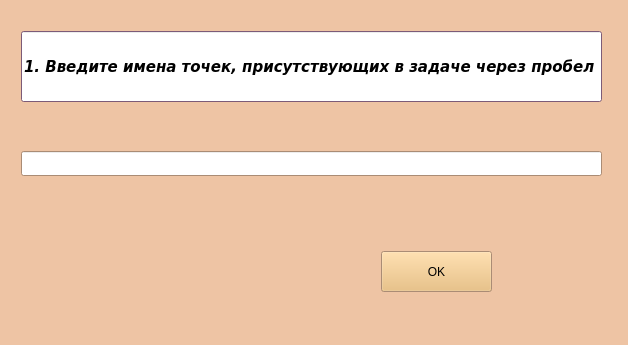
<?xml version="1.0" encoding="UTF-8"?>
<ui version="4.0">
 <class>Form</class>
 <widget class="QWidget" name="Form">
  <property name="geometry">
   <rect>
    <x>0</x>
    <y>0</y>
    <width>628</width>
    <height>345</height>
   </rect>
  </property>
  <property name="palette">
   <palette>
    <active>
     <colorrole role="WindowText">
      <brush brushstyle="SolidPattern">
       <color alpha="255">
        <red>0</red>
        <green>0</green>
        <blue>0</blue>
       </color>
      </brush>
     </colorrole>
     <colorrole role="Button">
      <brush brushstyle="SolidPattern">
       <color alpha="255">
        <red>238</red>
        <green>196</green>
        <blue>164</blue>
       </color>
      </brush>
     </colorrole>
     <colorrole role="Light">
      <brush brushstyle="SolidPattern">
       <color alpha="255">
        <red>255</red>
        <green>255</green>
        <blue>255</blue>
       </color>
      </brush>
     </colorrole>
     <colorrole role="Midlight">
      <brush brushstyle="SolidPattern">
       <color alpha="255">
        <red>246</red>
        <green>225</green>
        <blue>209</blue>
       </color>
      </brush>
     </colorrole>
     <colorrole role="Dark">
      <brush brushstyle="SolidPattern">
       <color alpha="255">
        <red>119</red>
        <green>98</green>
        <blue>82</blue>
       </color>
      </brush>
     </colorrole>
     <colorrole role="Mid">
      <brush brushstyle="SolidPattern">
       <color alpha="255">
        <red>159</red>
        <green>130</green>
        <blue>109</blue>
       </color>
      </brush>
     </colorrole>
     <colorrole role="Text">
      <brush brushstyle="SolidPattern">
       <color alpha="255">
        <red>0</red>
        <green>0</green>
        <blue>0</blue>
       </color>
      </brush>
     </colorrole>
     <colorrole role="BrightText">
      <brush brushstyle="SolidPattern">
       <color alpha="255">
        <red>255</red>
        <green>255</green>
        <blue>255</blue>
       </color>
      </brush>
     </colorrole>
     <colorrole role="ButtonText">
      <brush brushstyle="SolidPattern">
       <color alpha="255">
        <red>0</red>
        <green>0</green>
        <blue>0</blue>
       </color>
      </brush>
     </colorrole>
     <colorrole role="Base">
      <brush brushstyle="SolidPattern">
       <color alpha="255">
        <red>255</red>
        <green>255</green>
        <blue>255</blue>
       </color>
      </brush>
     </colorrole>
     <colorrole role="Window">
      <brush brushstyle="SolidPattern">
       <color alpha="255">
        <red>238</red>
        <green>196</green>
        <blue>164</blue>
       </color>
      </brush>
     </colorrole>
     <colorrole role="Shadow">
      <brush brushstyle="SolidPattern">
       <color alpha="255">
        <red>0</red>
        <green>0</green>
        <blue>0</blue>
       </color>
      </brush>
     </colorrole>
     <colorrole role="AlternateBase">
      <brush brushstyle="SolidPattern">
       <color alpha="255">
        <red>246</red>
        <green>225</green>
        <blue>209</blue>
       </color>
      </brush>
     </colorrole>
     <colorrole role="ToolTipBase">
      <brush brushstyle="SolidPattern">
       <color alpha="255">
        <red>255</red>
        <green>255</green>
        <blue>220</blue>
       </color>
      </brush>
     </colorrole>
     <colorrole role="ToolTipText">
      <brush brushstyle="SolidPattern">
       <color alpha="255">
        <red>0</red>
        <green>0</green>
        <blue>0</blue>
       </color>
      </brush>
     </colorrole>
     <colorrole role="PlaceholderText">
      <brush brushstyle="NoBrush">
       <color alpha="128">
        <red>0</red>
        <green>0</green>
        <blue>0</blue>
       </color>
      </brush>
     </colorrole>
    </active>
    <inactive>
     <colorrole role="WindowText">
      <brush brushstyle="SolidPattern">
       <color alpha="255">
        <red>0</red>
        <green>0</green>
        <blue>0</blue>
       </color>
      </brush>
     </colorrole>
     <colorrole role="Button">
      <brush brushstyle="SolidPattern">
       <color alpha="255">
        <red>238</red>
        <green>196</green>
        <blue>164</blue>
       </color>
      </brush>
     </colorrole>
     <colorrole role="Light">
      <brush brushstyle="SolidPattern">
       <color alpha="255">
        <red>255</red>
        <green>255</green>
        <blue>255</blue>
       </color>
      </brush>
     </colorrole>
     <colorrole role="Midlight">
      <brush brushstyle="SolidPattern">
       <color alpha="255">
        <red>246</red>
        <green>225</green>
        <blue>209</blue>
       </color>
      </brush>
     </colorrole>
     <colorrole role="Dark">
      <brush brushstyle="SolidPattern">
       <color alpha="255">
        <red>119</red>
        <green>98</green>
        <blue>82</blue>
       </color>
      </brush>
     </colorrole>
     <colorrole role="Mid">
      <brush brushstyle="SolidPattern">
       <color alpha="255">
        <red>159</red>
        <green>130</green>
        <blue>109</blue>
       </color>
      </brush>
     </colorrole>
     <colorrole role="Text">
      <brush brushstyle="SolidPattern">
       <color alpha="255">
        <red>0</red>
        <green>0</green>
        <blue>0</blue>
       </color>
      </brush>
     </colorrole>
     <colorrole role="BrightText">
      <brush brushstyle="SolidPattern">
       <color alpha="255">
        <red>255</red>
        <green>255</green>
        <blue>255</blue>
       </color>
      </brush>
     </colorrole>
     <colorrole role="ButtonText">
      <brush brushstyle="SolidPattern">
       <color alpha="255">
        <red>0</red>
        <green>0</green>
        <blue>0</blue>
       </color>
      </brush>
     </colorrole>
     <colorrole role="Base">
      <brush brushstyle="SolidPattern">
       <color alpha="255">
        <red>255</red>
        <green>255</green>
        <blue>255</blue>
       </color>
      </brush>
     </colorrole>
     <colorrole role="Window">
      <brush brushstyle="SolidPattern">
       <color alpha="255">
        <red>238</red>
        <green>196</green>
        <blue>164</blue>
       </color>
      </brush>
     </colorrole>
     <colorrole role="Shadow">
      <brush brushstyle="SolidPattern">
       <color alpha="255">
        <red>0</red>
        <green>0</green>
        <blue>0</blue>
       </color>
      </brush>
     </colorrole>
     <colorrole role="AlternateBase">
      <brush brushstyle="SolidPattern">
       <color alpha="255">
        <red>246</red>
        <green>225</green>
        <blue>209</blue>
       </color>
      </brush>
     </colorrole>
     <colorrole role="ToolTipBase">
      <brush brushstyle="SolidPattern">
       <color alpha="255">
        <red>255</red>
        <green>255</green>
        <blue>220</blue>
       </color>
      </brush>
     </colorrole>
     <colorrole role="ToolTipText">
      <brush brushstyle="SolidPattern">
       <color alpha="255">
        <red>0</red>
        <green>0</green>
        <blue>0</blue>
       </color>
      </brush>
     </colorrole>
     <colorrole role="PlaceholderText">
      <brush brushstyle="NoBrush">
       <color alpha="128">
        <red>0</red>
        <green>0</green>
        <blue>0</blue>
       </color>
      </brush>
     </colorrole>
    </inactive>
    <disabled>
     <colorrole role="WindowText">
      <brush brushstyle="SolidPattern">
       <color alpha="255">
        <red>119</red>
        <green>98</green>
        <blue>82</blue>
       </color>
      </brush>
     </colorrole>
     <colorrole role="Button">
      <brush brushstyle="SolidPattern">
       <color alpha="255">
        <red>238</red>
        <green>196</green>
        <blue>164</blue>
       </color>
      </brush>
     </colorrole>
     <colorrole role="Light">
      <brush brushstyle="SolidPattern">
       <color alpha="255">
        <red>255</red>
        <green>255</green>
        <blue>255</blue>
       </color>
      </brush>
     </colorrole>
     <colorrole role="Midlight">
      <brush brushstyle="SolidPattern">
       <color alpha="255">
        <red>246</red>
        <green>225</green>
        <blue>209</blue>
       </color>
      </brush>
     </colorrole>
     <colorrole role="Dark">
      <brush brushstyle="SolidPattern">
       <color alpha="255">
        <red>119</red>
        <green>98</green>
        <blue>82</blue>
       </color>
      </brush>
     </colorrole>
     <colorrole role="Mid">
      <brush brushstyle="SolidPattern">
       <color alpha="255">
        <red>159</red>
        <green>130</green>
        <blue>109</blue>
       </color>
      </brush>
     </colorrole>
     <colorrole role="Text">
      <brush brushstyle="SolidPattern">
       <color alpha="255">
        <red>119</red>
        <green>98</green>
        <blue>82</blue>
       </color>
      </brush>
     </colorrole>
     <colorrole role="BrightText">
      <brush brushstyle="SolidPattern">
       <color alpha="255">
        <red>255</red>
        <green>255</green>
        <blue>255</blue>
       </color>
      </brush>
     </colorrole>
     <colorrole role="ButtonText">
      <brush brushstyle="SolidPattern">
       <color alpha="255">
        <red>119</red>
        <green>98</green>
        <blue>82</blue>
       </color>
      </brush>
     </colorrole>
     <colorrole role="Base">
      <brush brushstyle="SolidPattern">
       <color alpha="255">
        <red>238</red>
        <green>196</green>
        <blue>164</blue>
       </color>
      </brush>
     </colorrole>
     <colorrole role="Window">
      <brush brushstyle="SolidPattern">
       <color alpha="255">
        <red>238</red>
        <green>196</green>
        <blue>164</blue>
       </color>
      </brush>
     </colorrole>
     <colorrole role="Shadow">
      <brush brushstyle="SolidPattern">
       <color alpha="255">
        <red>0</red>
        <green>0</green>
        <blue>0</blue>
       </color>
      </brush>
     </colorrole>
     <colorrole role="AlternateBase">
      <brush brushstyle="SolidPattern">
       <color alpha="255">
        <red>238</red>
        <green>196</green>
        <blue>164</blue>
       </color>
      </brush>
     </colorrole>
     <colorrole role="ToolTipBase">
      <brush brushstyle="SolidPattern">
       <color alpha="255">
        <red>255</red>
        <green>255</green>
        <blue>220</blue>
       </color>
      </brush>
     </colorrole>
     <colorrole role="ToolTipText">
      <brush brushstyle="SolidPattern">
       <color alpha="255">
        <red>0</red>
        <green>0</green>
        <blue>0</blue>
       </color>
      </brush>
     </colorrole>
     <colorrole role="PlaceholderText">
      <brush brushstyle="NoBrush">
       <color alpha="128">
        <red>0</red>
        <green>0</green>
        <blue>0</blue>
       </color>
      </brush>
     </colorrole>
    </disabled>
   </palette>
  </property>
  <property name="windowTitle">
   <string>Geometric</string>
  </property>
  <layout class="QHBoxLayout" name="horizontalLayout">
   <item>
    <widget class="QWidget" name="widget" native="true">
     <property name="palette">
      <palette>
       <active>
        <colorrole role="WindowText">
         <brush brushstyle="SolidPattern">
          <color alpha="255">
           <red>0</red>
           <green>0</green>
           <blue>0</blue>
          </color>
         </brush>
        </colorrole>
        <colorrole role="Button">
         <brush brushstyle="SolidPattern">
          <color alpha="255">
           <red>233</red>
           <green>185</green>
           <blue>110</blue>
          </color>
         </brush>
        </colorrole>
        <colorrole role="Light">
         <brush brushstyle="SolidPattern">
          <color alpha="255">
           <red>255</red>
           <green>240</green>
           <blue>215</blue>
          </color>
         </brush>
        </colorrole>
        <colorrole role="Midlight">
         <brush brushstyle="SolidPattern">
          <color alpha="255">
           <red>244</red>
           <green>212</green>
           <blue>162</blue>
          </color>
         </brush>
        </colorrole>
        <colorrole role="Dark">
         <brush brushstyle="SolidPattern">
          <color alpha="255">
           <red>116</red>
           <green>92</green>
           <blue>55</blue>
          </color>
         </brush>
        </colorrole>
        <colorrole role="Mid">
         <brush brushstyle="SolidPattern">
          <color alpha="255">
           <red>155</red>
           <green>123</green>
           <blue>73</blue>
          </color>
         </brush>
        </colorrole>
        <colorrole role="Text">
         <brush brushstyle="SolidPattern">
          <color alpha="255">
           <red>0</red>
           <green>0</green>
           <blue>0</blue>
          </color>
         </brush>
        </colorrole>
        <colorrole role="BrightText">
         <brush brushstyle="SolidPattern">
          <color alpha="255">
           <red>255</red>
           <green>255</green>
           <blue>255</blue>
          </color>
         </brush>
        </colorrole>
        <colorrole role="ButtonText">
         <brush brushstyle="SolidPattern">
          <color alpha="255">
           <red>0</red>
           <green>0</green>
           <blue>0</blue>
          </color>
         </brush>
        </colorrole>
        <colorrole role="Base">
         <brush brushstyle="SolidPattern">
          <color alpha="255">
           <red>255</red>
           <green>255</green>
           <blue>255</blue>
          </color>
         </brush>
        </colorrole>
        <colorrole role="Window">
         <brush brushstyle="SolidPattern">
          <color alpha="255">
           <red>238</red>
           <green>196</green>
           <blue>164</blue>
          </color>
         </brush>
        </colorrole>
        <colorrole role="Shadow">
         <brush brushstyle="SolidPattern">
          <color alpha="255">
           <red>0</red>
           <green>0</green>
           <blue>0</blue>
          </color>
         </brush>
        </colorrole>
        <colorrole role="AlternateBase">
         <brush brushstyle="SolidPattern">
          <color alpha="255">
           <red>244</red>
           <green>220</green>
           <blue>182</blue>
          </color>
         </brush>
        </colorrole>
        <colorrole role="ToolTipBase">
         <brush brushstyle="SolidPattern">
          <color alpha="255">
           <red>255</red>
           <green>255</green>
           <blue>220</blue>
          </color>
         </brush>
        </colorrole>
        <colorrole role="ToolTipText">
         <brush brushstyle="SolidPattern">
          <color alpha="255">
           <red>0</red>
           <green>0</green>
           <blue>0</blue>
          </color>
         </brush>
        </colorrole>
        <colorrole role="PlaceholderText">
         <brush brushstyle="NoBrush">
          <color alpha="128">
           <red>0</red>
           <green>0</green>
           <blue>0</blue>
          </color>
         </brush>
        </colorrole>
       </active>
       <inactive>
        <colorrole role="WindowText">
         <brush brushstyle="SolidPattern">
          <color alpha="255">
           <red>0</red>
           <green>0</green>
           <blue>0</blue>
          </color>
         </brush>
        </colorrole>
        <colorrole role="Button">
         <brush brushstyle="SolidPattern">
          <color alpha="255">
           <red>233</red>
           <green>185</green>
           <blue>110</blue>
          </color>
         </brush>
        </colorrole>
        <colorrole role="Light">
         <brush brushstyle="SolidPattern">
          <color alpha="255">
           <red>255</red>
           <green>240</green>
           <blue>215</blue>
          </color>
         </brush>
        </colorrole>
        <colorrole role="Midlight">
         <brush brushstyle="SolidPattern">
          <color alpha="255">
           <red>244</red>
           <green>212</green>
           <blue>162</blue>
          </color>
         </brush>
        </colorrole>
        <colorrole role="Dark">
         <brush brushstyle="SolidPattern">
          <color alpha="255">
           <red>116</red>
           <green>92</green>
           <blue>55</blue>
          </color>
         </brush>
        </colorrole>
        <colorrole role="Mid">
         <brush brushstyle="SolidPattern">
          <color alpha="255">
           <red>155</red>
           <green>123</green>
           <blue>73</blue>
          </color>
         </brush>
        </colorrole>
        <colorrole role="Text">
         <brush brushstyle="SolidPattern">
          <color alpha="255">
           <red>0</red>
           <green>0</green>
           <blue>0</blue>
          </color>
         </brush>
        </colorrole>
        <colorrole role="BrightText">
         <brush brushstyle="SolidPattern">
          <color alpha="255">
           <red>255</red>
           <green>255</green>
           <blue>255</blue>
          </color>
         </brush>
        </colorrole>
        <colorrole role="ButtonText">
         <brush brushstyle="SolidPattern">
          <color alpha="255">
           <red>0</red>
           <green>0</green>
           <blue>0</blue>
          </color>
         </brush>
        </colorrole>
        <colorrole role="Base">
         <brush brushstyle="SolidPattern">
          <color alpha="255">
           <red>255</red>
           <green>255</green>
           <blue>255</blue>
          </color>
         </brush>
        </colorrole>
        <colorrole role="Window">
         <brush brushstyle="SolidPattern">
          <color alpha="255">
           <red>238</red>
           <green>196</green>
           <blue>164</blue>
          </color>
         </brush>
        </colorrole>
        <colorrole role="Shadow">
         <brush brushstyle="SolidPattern">
          <color alpha="255">
           <red>0</red>
           <green>0</green>
           <blue>0</blue>
          </color>
         </brush>
        </colorrole>
        <colorrole role="AlternateBase">
         <brush brushstyle="SolidPattern">
          <color alpha="255">
           <red>244</red>
           <green>220</green>
           <blue>182</blue>
          </color>
         </brush>
        </colorrole>
        <colorrole role="ToolTipBase">
         <brush brushstyle="SolidPattern">
          <color alpha="255">
           <red>255</red>
           <green>255</green>
           <blue>220</blue>
          </color>
         </brush>
        </colorrole>
        <colorrole role="ToolTipText">
         <brush brushstyle="SolidPattern">
          <color alpha="255">
           <red>0</red>
           <green>0</green>
           <blue>0</blue>
          </color>
         </brush>
        </colorrole>
        <colorrole role="PlaceholderText">
         <brush brushstyle="NoBrush">
          <color alpha="128">
           <red>0</red>
           <green>0</green>
           <blue>0</blue>
          </color>
         </brush>
        </colorrole>
       </inactive>
       <disabled>
        <colorrole role="WindowText">
         <brush brushstyle="SolidPattern">
          <color alpha="255">
           <red>116</red>
           <green>92</green>
           <blue>55</blue>
          </color>
         </brush>
        </colorrole>
        <colorrole role="Button">
         <brush brushstyle="SolidPattern">
          <color alpha="255">
           <red>233</red>
           <green>185</green>
           <blue>110</blue>
          </color>
         </brush>
        </colorrole>
        <colorrole role="Light">
         <brush brushstyle="SolidPattern">
          <color alpha="255">
           <red>255</red>
           <green>240</green>
           <blue>215</blue>
          </color>
         </brush>
        </colorrole>
        <colorrole role="Midlight">
         <brush brushstyle="SolidPattern">
          <color alpha="255">
           <red>244</red>
           <green>212</green>
           <blue>162</blue>
          </color>
         </brush>
        </colorrole>
        <colorrole role="Dark">
         <brush brushstyle="SolidPattern">
          <color alpha="255">
           <red>116</red>
           <green>92</green>
           <blue>55</blue>
          </color>
         </brush>
        </colorrole>
        <colorrole role="Mid">
         <brush brushstyle="SolidPattern">
          <color alpha="255">
           <red>155</red>
           <green>123</green>
           <blue>73</blue>
          </color>
         </brush>
        </colorrole>
        <colorrole role="Text">
         <brush brushstyle="SolidPattern">
          <color alpha="255">
           <red>116</red>
           <green>92</green>
           <blue>55</blue>
          </color>
         </brush>
        </colorrole>
        <colorrole role="BrightText">
         <brush brushstyle="SolidPattern">
          <color alpha="255">
           <red>255</red>
           <green>255</green>
           <blue>255</blue>
          </color>
         </brush>
        </colorrole>
        <colorrole role="ButtonText">
         <brush brushstyle="SolidPattern">
          <color alpha="255">
           <red>116</red>
           <green>92</green>
           <blue>55</blue>
          </color>
         </brush>
        </colorrole>
        <colorrole role="Base">
         <brush brushstyle="SolidPattern">
          <color alpha="255">
           <red>238</red>
           <green>196</green>
           <blue>164</blue>
          </color>
         </brush>
        </colorrole>
        <colorrole role="Window">
         <brush brushstyle="SolidPattern">
          <color alpha="255">
           <red>238</red>
           <green>196</green>
           <blue>164</blue>
          </color>
         </brush>
        </colorrole>
        <colorrole role="Shadow">
         <brush brushstyle="SolidPattern">
          <color alpha="255">
           <red>0</red>
           <green>0</green>
           <blue>0</blue>
          </color>
         </brush>
        </colorrole>
        <colorrole role="AlternateBase">
         <brush brushstyle="SolidPattern">
          <color alpha="255">
           <red>233</red>
           <green>185</green>
           <blue>110</blue>
          </color>
         </brush>
        </colorrole>
        <colorrole role="ToolTipBase">
         <brush brushstyle="SolidPattern">
          <color alpha="255">
           <red>255</red>
           <green>255</green>
           <blue>220</blue>
          </color>
         </brush>
        </colorrole>
        <colorrole role="ToolTipText">
         <brush brushstyle="SolidPattern">
          <color alpha="255">
           <red>0</red>
           <green>0</green>
           <blue>0</blue>
          </color>
         </brush>
        </colorrole>
        <colorrole role="PlaceholderText">
         <brush brushstyle="NoBrush">
          <color alpha="128">
           <red>0</red>
           <green>0</green>
           <blue>0</blue>
          </color>
         </brush>
        </colorrole>
       </disabled>
      </palette>
     </property>
     <widget class="QLineEdit" name="lineEdit">
      <property name="geometry">
       <rect>
        <x>10</x>
        <y>20</y>
        <width>581</width>
        <height>71</height>
       </rect>
      </property>
      <property name="palette">
       <palette>
        <active>
         <colorrole role="WindowText">
          <brush brushstyle="SolidPattern">
           <color alpha="255">
            <red>0</red>
            <green>0</green>
            <blue>0</blue>
           </color>
          </brush>
         </colorrole>
         <colorrole role="Button">
          <brush brushstyle="SolidPattern">
           <color alpha="255">
            <red>173</red>
            <green>127</green>
            <blue>168</blue>
           </color>
          </brush>
         </colorrole>
         <colorrole role="Light">
          <brush brushstyle="SolidPattern">
           <color alpha="255">
            <red>255</red>
            <green>192</green>
            <blue>249</blue>
           </color>
          </brush>
         </colorrole>
         <colorrole role="Midlight">
          <brush brushstyle="SolidPattern">
           <color alpha="255">
            <red>214</red>
            <green>159</green>
            <blue>208</blue>
           </color>
          </brush>
         </colorrole>
         <colorrole role="Dark">
          <brush brushstyle="SolidPattern">
           <color alpha="255">
            <red>86</red>
            <green>63</green>
            <blue>84</blue>
           </color>
          </brush>
         </colorrole>
         <colorrole role="Mid">
          <brush brushstyle="SolidPattern">
           <color alpha="255">
            <red>115</red>
            <green>84</green>
            <blue>112</blue>
           </color>
          </brush>
         </colorrole>
         <colorrole role="Text">
          <brush brushstyle="SolidPattern">
           <color alpha="255">
            <red>0</red>
            <green>0</green>
            <blue>0</blue>
           </color>
          </brush>
         </colorrole>
         <colorrole role="BrightText">
          <brush brushstyle="SolidPattern">
           <color alpha="255">
            <red>255</red>
            <green>255</green>
            <blue>255</blue>
           </color>
          </brush>
         </colorrole>
         <colorrole role="ButtonText">
          <brush brushstyle="SolidPattern">
           <color alpha="255">
            <red>0</red>
            <green>0</green>
            <blue>0</blue>
           </color>
          </brush>
         </colorrole>
         <colorrole role="Base">
          <brush brushstyle="SolidPattern">
           <color alpha="255">
            <red>255</red>
            <green>255</green>
            <blue>255</blue>
           </color>
          </brush>
         </colorrole>
         <colorrole role="Window">
          <brush brushstyle="SolidPattern">
           <color alpha="255">
            <red>173</red>
            <green>127</green>
            <blue>168</blue>
           </color>
          </brush>
         </colorrole>
         <colorrole role="Shadow">
          <brush brushstyle="SolidPattern">
           <color alpha="255">
            <red>0</red>
            <green>0</green>
            <blue>0</blue>
           </color>
          </brush>
         </colorrole>
         <colorrole role="AlternateBase">
          <brush brushstyle="SolidPattern">
           <color alpha="255">
            <red>214</red>
            <green>191</green>
            <blue>211</blue>
           </color>
          </brush>
         </colorrole>
         <colorrole role="ToolTipBase">
          <brush brushstyle="SolidPattern">
           <color alpha="255">
            <red>255</red>
            <green>255</green>
            <blue>220</blue>
           </color>
          </brush>
         </colorrole>
         <colorrole role="ToolTipText">
          <brush brushstyle="SolidPattern">
           <color alpha="255">
            <red>0</red>
            <green>0</green>
            <blue>0</blue>
           </color>
          </brush>
         </colorrole>
         <colorrole role="PlaceholderText">
          <brush brushstyle="NoBrush">
           <color alpha="128">
            <red>0</red>
            <green>0</green>
            <blue>0</blue>
           </color>
          </brush>
         </colorrole>
        </active>
        <inactive>
         <colorrole role="WindowText">
          <brush brushstyle="SolidPattern">
           <color alpha="255">
            <red>0</red>
            <green>0</green>
            <blue>0</blue>
           </color>
          </brush>
         </colorrole>
         <colorrole role="Button">
          <brush brushstyle="SolidPattern">
           <color alpha="255">
            <red>173</red>
            <green>127</green>
            <blue>168</blue>
           </color>
          </brush>
         </colorrole>
         <colorrole role="Light">
          <brush brushstyle="SolidPattern">
           <color alpha="255">
            <red>255</red>
            <green>192</green>
            <blue>249</blue>
           </color>
          </brush>
         </colorrole>
         <colorrole role="Midlight">
          <brush brushstyle="SolidPattern">
           <color alpha="255">
            <red>214</red>
            <green>159</green>
            <blue>208</blue>
           </color>
          </brush>
         </colorrole>
         <colorrole role="Dark">
          <brush brushstyle="SolidPattern">
           <color alpha="255">
            <red>86</red>
            <green>63</green>
            <blue>84</blue>
           </color>
          </brush>
         </colorrole>
         <colorrole role="Mid">
          <brush brushstyle="SolidPattern">
           <color alpha="255">
            <red>115</red>
            <green>84</green>
            <blue>112</blue>
           </color>
          </brush>
         </colorrole>
         <colorrole role="Text">
          <brush brushstyle="SolidPattern">
           <color alpha="255">
            <red>0</red>
            <green>0</green>
            <blue>0</blue>
           </color>
          </brush>
         </colorrole>
         <colorrole role="BrightText">
          <brush brushstyle="SolidPattern">
           <color alpha="255">
            <red>255</red>
            <green>255</green>
            <blue>255</blue>
           </color>
          </brush>
         </colorrole>
         <colorrole role="ButtonText">
          <brush brushstyle="SolidPattern">
           <color alpha="255">
            <red>0</red>
            <green>0</green>
            <blue>0</blue>
           </color>
          </brush>
         </colorrole>
         <colorrole role="Base">
          <brush brushstyle="SolidPattern">
           <color alpha="255">
            <red>255</red>
            <green>255</green>
            <blue>255</blue>
           </color>
          </brush>
         </colorrole>
         <colorrole role="Window">
          <brush brushstyle="SolidPattern">
           <color alpha="255">
            <red>173</red>
            <green>127</green>
            <blue>168</blue>
           </color>
          </brush>
         </colorrole>
         <colorrole role="Shadow">
          <brush brushstyle="SolidPattern">
           <color alpha="255">
            <red>0</red>
            <green>0</green>
            <blue>0</blue>
           </color>
          </brush>
         </colorrole>
         <colorrole role="AlternateBase">
          <brush brushstyle="SolidPattern">
           <color alpha="255">
            <red>214</red>
            <green>191</green>
            <blue>211</blue>
           </color>
          </brush>
         </colorrole>
         <colorrole role="ToolTipBase">
          <brush brushstyle="SolidPattern">
           <color alpha="255">
            <red>255</red>
            <green>255</green>
            <blue>220</blue>
           </color>
          </brush>
         </colorrole>
         <colorrole role="ToolTipText">
          <brush brushstyle="SolidPattern">
           <color alpha="255">
            <red>0</red>
            <green>0</green>
            <blue>0</blue>
           </color>
          </brush>
         </colorrole>
         <colorrole role="PlaceholderText">
          <brush brushstyle="NoBrush">
           <color alpha="128">
            <red>0</red>
            <green>0</green>
            <blue>0</blue>
           </color>
          </brush>
         </colorrole>
        </inactive>
        <disabled>
         <colorrole role="WindowText">
          <brush brushstyle="SolidPattern">
           <color alpha="255">
            <red>86</red>
            <green>63</green>
            <blue>84</blue>
           </color>
          </brush>
         </colorrole>
         <colorrole role="Button">
          <brush brushstyle="SolidPattern">
           <color alpha="255">
            <red>173</red>
            <green>127</green>
            <blue>168</blue>
           </color>
          </brush>
         </colorrole>
         <colorrole role="Light">
          <brush brushstyle="SolidPattern">
           <color alpha="255">
            <red>255</red>
            <green>192</green>
            <blue>249</blue>
           </color>
          </brush>
         </colorrole>
         <colorrole role="Midlight">
          <brush brushstyle="SolidPattern">
           <color alpha="255">
            <red>214</red>
            <green>159</green>
            <blue>208</blue>
           </color>
          </brush>
         </colorrole>
         <colorrole role="Dark">
          <brush brushstyle="SolidPattern">
           <color alpha="255">
            <red>86</red>
            <green>63</green>
            <blue>84</blue>
           </color>
          </brush>
         </colorrole>
         <colorrole role="Mid">
          <brush brushstyle="SolidPattern">
           <color alpha="255">
            <red>115</red>
            <green>84</green>
            <blue>112</blue>
           </color>
          </brush>
         </colorrole>
         <colorrole role="Text">
          <brush brushstyle="SolidPattern">
           <color alpha="255">
            <red>86</red>
            <green>63</green>
            <blue>84</blue>
           </color>
          </brush>
         </colorrole>
         <colorrole role="BrightText">
          <brush brushstyle="SolidPattern">
           <color alpha="255">
            <red>255</red>
            <green>255</green>
            <blue>255</blue>
           </color>
          </brush>
         </colorrole>
         <colorrole role="ButtonText">
          <brush brushstyle="SolidPattern">
           <color alpha="255">
            <red>86</red>
            <green>63</green>
            <blue>84</blue>
           </color>
          </brush>
         </colorrole>
         <colorrole role="Base">
          <brush brushstyle="SolidPattern">
           <color alpha="255">
            <red>173</red>
            <green>127</green>
            <blue>168</blue>
           </color>
          </brush>
         </colorrole>
         <colorrole role="Window">
          <brush brushstyle="SolidPattern">
           <color alpha="255">
            <red>173</red>
            <green>127</green>
            <blue>168</blue>
           </color>
          </brush>
         </colorrole>
         <colorrole role="Shadow">
          <brush brushstyle="SolidPattern">
           <color alpha="255">
            <red>0</red>
            <green>0</green>
            <blue>0</blue>
           </color>
          </brush>
         </colorrole>
         <colorrole role="AlternateBase">
          <brush brushstyle="SolidPattern">
           <color alpha="255">
            <red>173</red>
            <green>127</green>
            <blue>168</blue>
           </color>
          </brush>
         </colorrole>
         <colorrole role="ToolTipBase">
          <brush brushstyle="SolidPattern">
           <color alpha="255">
            <red>255</red>
            <green>255</green>
            <blue>220</blue>
           </color>
          </brush>
         </colorrole>
         <colorrole role="ToolTipText">
          <brush brushstyle="SolidPattern">
           <color alpha="255">
            <red>0</red>
            <green>0</green>
            <blue>0</blue>
           </color>
          </brush>
         </colorrole>
         <colorrole role="PlaceholderText">
          <brush brushstyle="NoBrush">
           <color alpha="128">
            <red>0</red>
            <green>0</green>
            <blue>0</blue>
           </color>
          </brush>
         </colorrole>
        </disabled>
       </palette>
      </property>
      <property name="font">
       <font>
        <family>DejaVu Sans</family>
        <pointsize>11</pointsize>
        <weight>75</weight>
        <italic>true</italic>
        <bold>true</bold>
       </font>
      </property>
      <property name="text">
       <string>1. Введите имена точек, присутствующих в задаче через пробел</string>
      </property>
      <property name="readOnly">
       <bool>true</bool>
      </property>
     </widget>
     <widget class="QLineEdit" name="string">
      <property name="geometry">
       <rect>
        <x>10</x>
        <y>140</y>
        <width>581</width>
        <height>25</height>
       </rect>
      </property>
     </widget>
     <widget class="QPushButton" name="pushButton_2">
      <property name="geometry">
       <rect>
        <x>370</x>
        <y>240</y>
        <width>111</width>
        <height>41</height>
       </rect>
      </property>
      <property name="text">
       <string>OK</string>
      </property>
     </widget>
    </widget>
   </item>
  </layout>
 </widget>
 <resources/>
 <connections/>
</ui>
